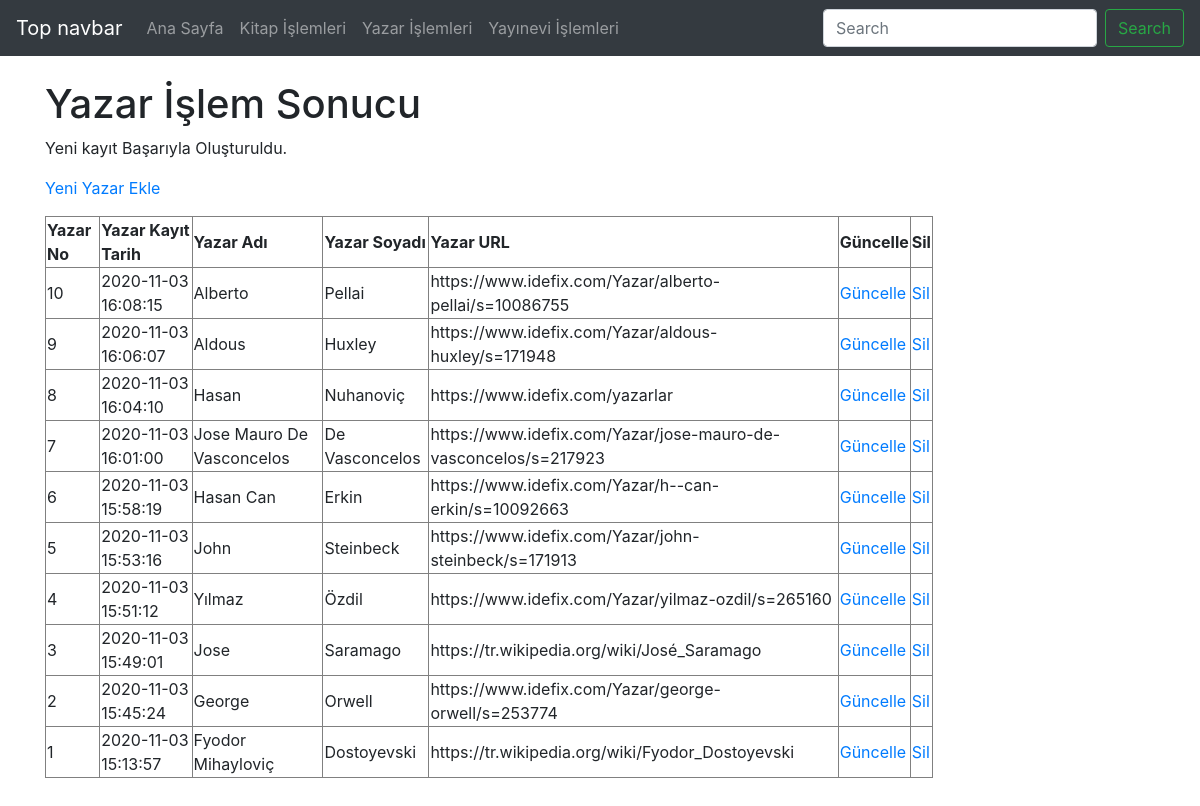
The page /alpertemiz_final/yazar_eklendi.php on the database its author committed.
### tables this page shows
CREATE TABLE `yazar` (
  `yazarKayitNo` smallint(11) NOT NULL COMMENT 'yazar numara bilgisi',
  `yazarKayitTarih` timestamp NOT NULL DEFAULT CURRENT_TIMESTAMP COMMENT 'yazar kayıt bilgisi',
  `yazarAdi` varchar(50) NOT NULL COMMENT 'yazar adı bilgisi',
  `yazarSoyadi` varchar(50) NOT NULL COMMENT 'yazar soyadı bilgisi',
  `yazarURL` varchar(200) NOT NULL COMMENT 'yazar URL'
);

### alpertemiz_final/yazar_eklendi.php (the view, shortened to what this page needs)
<?php
    require_once("baglanti.php");
    $yazarAdi = mysqli_real_escape_string($baglanti, $_POST['yazarAdi']);
    $yazarSoyadi = mysqli_real_escape_string($baglanti, $_POST['yazarSoyadi']);
    $yazarURL = mysqli_real_escape_string($baglanti, $_POST['yazarURL']);
    $sorgu = "INSERT INTO yazar (yazarAdi, yazarSoyadi, yazarURL)
            VALUES ('$yazarAdi', '$yazarSoyadi', '$yazarURL')";
    if (mysqli_query($baglanti, $sorgu)) {
        $islemSonuc = "Yeni kayıt Başarıyla Oluşturuldu.";
    } else {
        $islemSonuc = "Hata: " . $sorgu . "<br>" . mysqli_error($baglanti);
    }
    $sorgu2 = mysqli_query($baglanti, "SELECT * FROM yazar ORDER BY yazarKayitNo DESC");
?>
<!DOCTYPE html>
<html lang="tr"><head><meta http-equiv="Content-Type" content="text/html; charset=UTF-8">
<link href="bootstrap.min.css" rel="stylesheet">
    <link href="./katalog_files/navbar-top.css" rel="stylesheet">
  </head>
  <body>
    <nav class="navbar navbar-expand-md navbar-dark bg-dark mb-4">
  <a class="navbar-brand" href="https://getbootstrap.com/docs/4.4/examples/navbar-static/#">Top navbar</a>
  <div class="collapse navbar-collapse" id="navbarCollapse">
    <ul class="navbar-nav mr-auto">
      <li class="nav-item">
        <a class="nav-link" href="index.php">Ana Sayfa </a>
      </li>
      <li class="nav-item">
        <a class="nav-link" href="kitap.php">Kitap İşlemleri</a>
      </li>
      <li class="nav-item">
        <a class="nav-link" href="yazar.php">Yazar İşlemleri</a>
      </li>
      <li class="nav-item">
        <a class="nav-link" href="yayinevi.php">Yayınevi İşlemleri</a>
      </li>
    </ul>
    <form class="form-inline mt-2 mt-md-0">
      <input class="form-control mr-sm-2" type="text" placeholder="Search" aria-label="Search">
      <button class="btn btn-outline-success my-2 my-sm-0" type="submit">Search</button>
    </form>
  </div>
</nav>
<main role="main" class="container">
<h1>Yazar İşlem Sonucu</h1>
<p><?php echo $islemSonuc; ?></p>
<p><a href="yazar_ekle.php">Yeni Yazar Ekle</a></p>
<?php
echo("<table border=1 width=80%>");
    echo("<tr>");
    echo("<td><b>Yazar No</b></td>");
    echo("<td><b>Yazar Kayıt Tarih</b></td>");
    echo("<td><b>Yazar Adı</b></td>");
    echo("<td><b>Yazar Soyadı</b></td>");
    echo("<td><b>Yazar URL</b></td>");
    echo("<td><b>Güncelle</b></td>");
    echo("<td><b>Sil</b></td>");
    echo("</tr>");
while($satir = mysqli_fetch_assoc($sorgu2)){
    echo("<tr>");
    echo("<td>".$satir["yazarKayitNo"]."</td>");
    echo("<td>".$satir["yazarKayitTarih"]."</td>");
    echo("<td>".$satir["yazarAdi"]."</td>");
    echo("<td>".$satir["yazarSoyadi"]."</td>");
    echo("<td>".$satir["yazarURL"]."</td>");
    echo("<td><a href='guncellenecek.php?yazarKayitNo=".$satir["yazarKayitNo"]."'>Güncelle</a></td>");
    echo("<td><a href='yazarsil.php?yazarKayitNo=".$satir["yazarKayitNo"]."'>Sil</a></td>");
    echo("</tr>");
            }
echo("</table>");
?>
</main>
</body></html>

### alpertemiz_final/navbar-top.css (style rules this page uses)
body { min-height: 75rem; }

### rows shown on the page
yazar: yazarKayitNo "10", yazarKayitTarih "2020-11-03 16:08:15", yazarAdi "Alberto", yazarSoyadi "Pellai", yazarURL "https://www.idefix.com/Yazar/alberto-pellai/s=10086755"
yazar: yazarKayitNo "9", yazarKayitTarih "2020-11-03 16:06:07", yazarAdi "Aldous", yazarSoyadi "Huxley", yazarURL "https://www.idefix.com/Yazar/aldous-huxley/s=171948"
yazar: yazarKayitNo "8", yazarKayitTarih "2020-11-03 16:04:10", yazarAdi "Hasan", yazarSoyadi "Nuhanoviç", yazarURL "https://www.idefix.com/yazarlar"
yazar: yazarKayitNo "7", yazarKayitTarih "2020-11-03 16:01:00", yazarAdi "Jose Mauro De Vasconcelos", yazarSoyadi "De Vasconcelos", yazarURL "https://www.idefix.com/Yazar/jose-mauro-de-vasconcelos/s=217923"
yazar: yazarKayitNo "6", yazarKayitTarih "2020-11-03 15:58:19", yazarAdi "Hasan Can", yazarSoyadi "Erkin", yazarURL "https://www.idefix.com/Yazar/h--can-erkin/s=10092663"
yazar: yazarKayitNo "5", yazarKayitTarih "2020-11-03 15:53:16", yazarAdi "John", yazarSoyadi "Steinbeck", yazarURL "https://www.idefix.com/Yazar/john-steinbeck/s=171913"
yazar: yazarKayitNo "4", yazarKayitTarih "2020-11-03 15:51:12", yazarAdi "Yılmaz", yazarSoyadi "Özdil", yazarURL "https://www.idefix.com/Yazar/yilmaz-ozdil/s=265160"
yazar: yazarKayitNo "3", yazarKayitTarih "2020-11-03 15:49:01", yazarAdi "Jose", yazarSoyadi "Saramago", yazarURL "https://tr.wikipedia.org/wiki/José_Saramago"
yazar: yazarKayitNo "2", yazarKayitTarih "2020-11-03 15:45:24", yazarAdi "George", yazarSoyadi "Orwell", yazarURL "https://www.idefix.com/Yazar/george-orwell/s=253774"
yazar: yazarKayitNo "1", yazarKayitTarih "2020-11-03 15:13:57", yazarAdi "Fyodor Mihayloviç", yazarSoyadi "Dostoyevski", yazarURL "https://tr.wikipedia.org/wiki/Fyodor_Dostoyevski"

### other values the page prints
$islemSonuc "Yeni kayıt Başarıyla Oluşturuldu."
